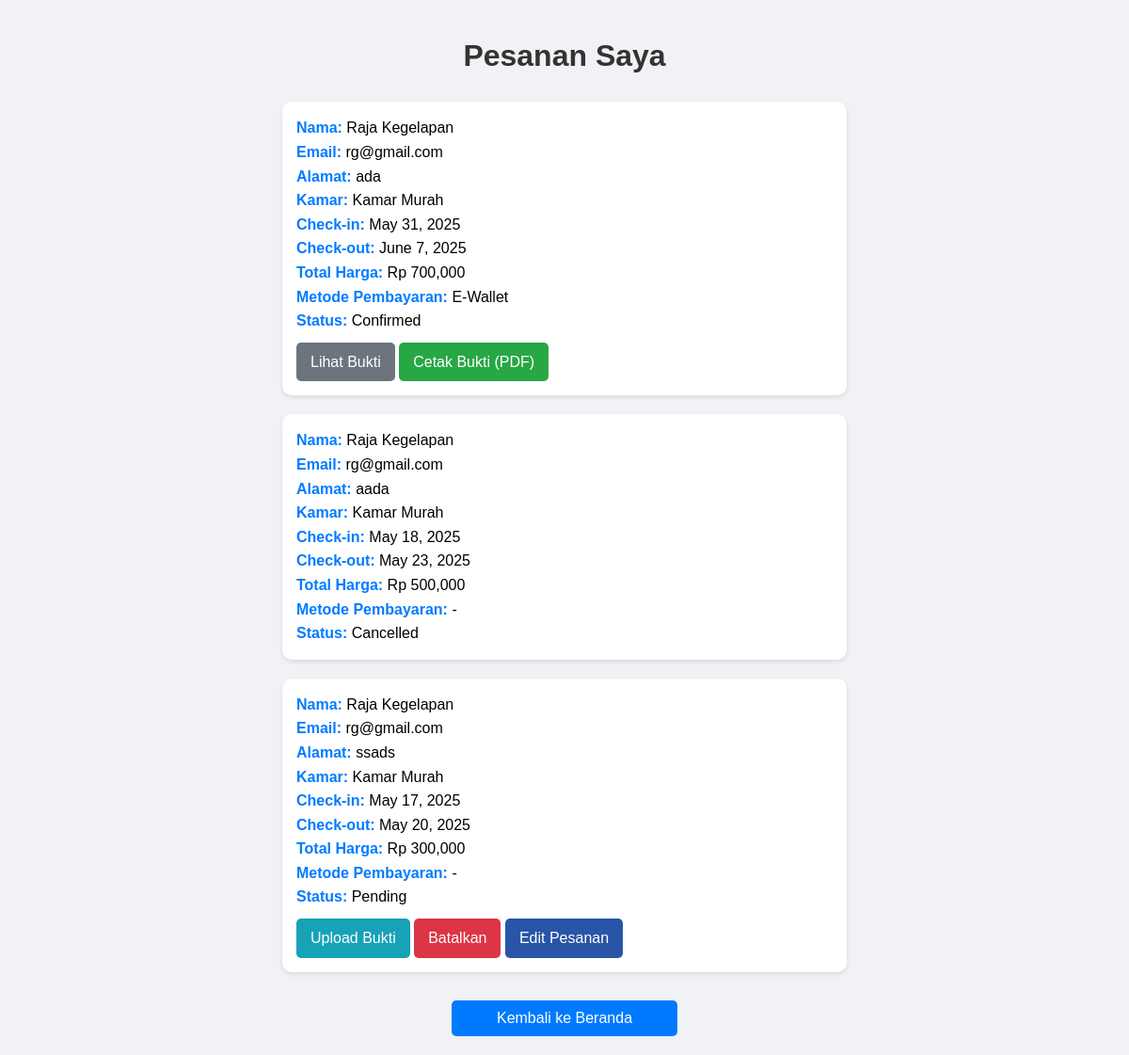
The app's page /lihat_pesanan/ (signed in) with its own data.
### hotel/models.py (models this page shows, shortened)
class Booking(models.Model):
    STATUS_CHOICES = (
        ('Pending', 'Pending'),
        ('Confirmed', 'Confirmed'),
        ('Cancelled', 'Cancelled'),
    )
    METODE_PEMBAYARAN = (
        ('E-Wallet', 'E-Wallet'),
        ('VA-BANK', 'VA Bank'),
    )
    user = models.ForeignKey(User, on_delete=models.CASCADE, null=True, blank=True)
    nama_pelanggan = models.CharField(max_length=100)
    email = models.EmailField()
    alamat = models.TextField(blank=True, null=True)
    kamar = models.ForeignKey(Kamar, on_delete=models.CASCADE)
    check_in = models.DateField()
    check_out = models.DateField()
    total_harga = models.IntegerField()
    status = models.CharField(max_length=10, choices=STATUS_CHOICES, default='Pending')
    metode_pembayaran = models.CharField(max_length=20, choices=METODE_PEMBAYARAN, blank=True, null=True)
    bukti_pembayaran = models.ImageField(upload_to='bukti_pembayaran/', blank=True, null=True)

class Kamar(models.Model):
    nama = models.CharField(max_length=100)
    harga = models.DecimalField(max_digits=10, decimal_places=2)
    deskripsi = models.TextField()
    fasilitas = models.TextField(blank=True, null=True)
    gambar = models.ImageField(upload_to='kamar/', blank=True, null=True)
    tersedia = models.BooleanField(default=True)
    stok = models.PositiveIntegerField(default=10)

### hotel/views.py (the view)
# urls.py: path('lihat_pesanan/', views.lihat_pesanan, name='lihat_pesanan'),
@login_required
def lihat_pesanan(request):
    if request.user.is_staff:
        bookings = Booking.objects.all()
    else:
        bookings = Booking.objects.filter(user=request.user)
    for booking in bookings:
        durasi = (booking.check_out - booking.check_in).days
        booking.total_harga = booking.kamar.harga * durasi
    return render(request, 'lihat_pesanan.html', {'bookings': bookings})

### hotel/templates/lihat_pesanan.html (shortened to what this page needs)
<!DOCTYPE html>
<html lang="en">
<head>
</head>
<body>
    {% load humanize %}
    <h1>Pesanan Saya</h1>
    {% if bookings %}
    <ul>
        {% for booking in bookings %}
        <li>
            <strong>Nama:</strong> {{ booking.user.get_full_name|default:booking.user.username }} <br>
            <strong>Email:</strong> {{ booking.user.email }} <br>
            <strong>Alamat:</strong> {{ booking.alamat }} <br>
            <strong>Kamar:</strong> {{ booking.kamar.nama }} <br>
            <strong>Check-in:</strong> {{ booking.check_in }} <br>
            <strong>Check-out:</strong> {{ booking.check_out }} <br>
            <strong>Total Harga:</strong> Rp {{ booking.total_harga|floatformat:0|intcomma }} <br>
            <strong>Metode Pembayaran:</strong> {{ booking.metode_pembayaran|default:"-" }} <br>
            <strong>Status:</strong> {{ booking.status }} <br>
            {% if booking.status != "Cancelled" %}
            {% if booking.bukti_pembayaran %}
            <a href="{{ booking.bukti_pembayaran.url }}" target="_blank" class="btn" style="background-color: #6c757d;">Lihat Bukti</a>
            {% else %}
            <a href="{% url 'hotel:upload_bukti' booking.id %}" class="btn" style="background-color: #17a2b8;">Upload Bukti</a>
            {% endif %}
            {% endif %}
            {% if booking.status == "Pending" %}
            <a href="{% url 'hotel:cancel_booking' booking.id %}" class="btn"
                onclick="return confirm('Yakin mau batalkan booking?')">Batalkan</a>
            <a href="{% url 'hotel:update_booking' booking.id %}" class="btn" style="background-color: #2855a7;">Edit
                Pesanan</a>
            {% endif %}
            {% if booking.status == "Confirmed" %}
            <a href="{% url 'hotel:invoice' booking.id %}" class="btn" style="background-color: #28a745;">Cetak Bukti
                (PDF)</a>
            {% endif %}
        </li>
        {% endfor %}
    </ul>
    {% else %}
    <p>Belum ada pesanan.</p>
    {% endif %}
    <a href="{% url 'hotel:homepage' %}" class="back-btn">Kembali ke Beranda</a>
</body>
</html>

### hotel/templates/lihat_pesanan.html (style rules this page uses)
body { font-family: Arial, sans-serif; background-color: #f0f2f5; margin: 0; padding: 20px; }
h1 { text-align: center; color: #333; margin-bottom: 30px; }
ul { max-width: 600px; margin: 0 auto; list-style: none; padding: 0; }
li { background-color: #fff; margin-bottom: 20px; padding: 15px; border-radius: 10px; box-shadow: 0 2px 5px rgba(0, 0, 0, 0.1); line-height: 1.6; position: relative; }
strong { color: #007BFF; }
a.btn { display: inline-block; margin-top: 10px; text-decoration: none; color: white; background-color: #dc3545; padding: 8px 15px; border-radius: 5px; }
.back-btn { display: block; text-align: center; margin-top: 30px; text-decoration: none; color: white; background-color: #007BFF; padding: 10px 20px; border-radius: 5px; width: 200px; margin-left: auto; margin-right: auto; }

### records on screen
Booking: user.get_full_name "Raja Kegelapan", user.email "rg@gmail.com", alamat "ada", kamar.nama "Kamar Murah", check_in "May 31, 2025", check_out "June 7, 2025", total_harga "700,000", metode_pembayaran "E-Wallet", status "Confirmed", shows "Cetak Bukti (PDF)"
Booking: user.get_full_name "Raja Kegelapan", user.email "rg@gmail.com", alamat "aada", kamar.nama "Kamar Murah", check_in "May 18, 2025", check_out "May 23, 2025", total_harga "500,000", metode_pembayaran "-", status "Cancelled"
Booking: user.get_full_name "Raja Kegelapan", user.email "rg@gmail.com", alamat "ssads", kamar.nama "Kamar Murah", check_in "May 17, 2025", check_out "May 20, 2025", total_harga "300,000", metode_pembayaran "-", status "Pending", bukti_pembayaran "Upload Bukti", shows "Batalkan"
